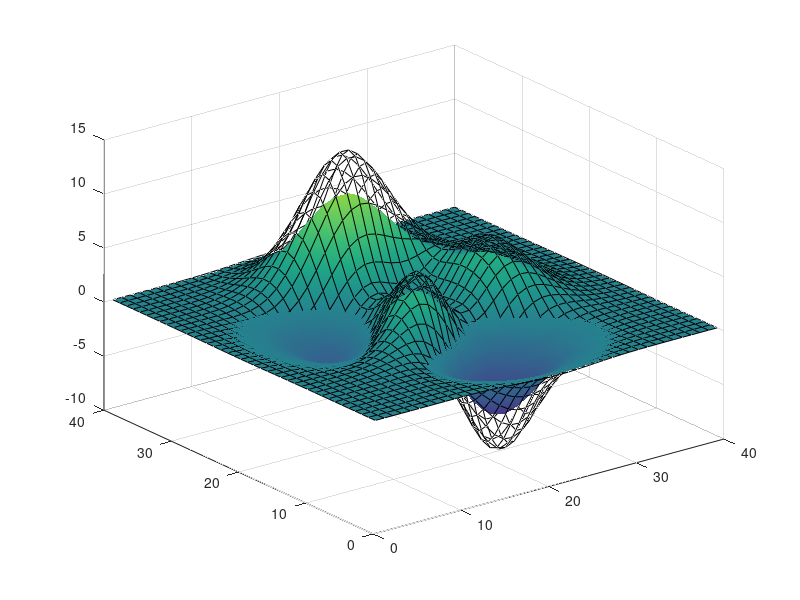

MATLAB code to generate this figure: (Note: this script raises an error after producing the figure.)
%% #Test: Dummy
% This testcase does not test anything. It is solely created to test the functionalities of mtest,
% mtestcase or mtestengine objects. The dummy tests has three testcases:
%
% # A testcase that always returns true.
% # A testcase that always returns false.
% # A testcase that does not produce a testresult variable.
%


%% #Case1 Description (IncludeCode = false & EvaluateCode = true & CaseName = Always true)
% This is just a dummy test. it always returns true and there is no testing involved.
%% #Case1 RunTest
testresult = true;
z = peaks(40);
%% #Case1 TestResults (IncludeCode = true & EvaluateCode = true)
% The result of this test is always positive of course, whereas it does not really test anything. To
% get a nice idea of the possibilities of the possibilities of the mtest object, we now include a
% nice example. 
%
% Let say we tested the peaks function and just want to visually inspect the result.
% During the test we already created the necessary variable z:
%
% $$z = peaks(40);$$
%
% Now we only want to visualize the result:

figure;
hold on
grid on
surf(z);
shading interp
view(3)
%%
% Now we want to compare the results with some data. Maybe the data is as follows:

zdata = z*1.5;
mesh(zdata,'FaceColor','none','EdgeColor','k');
snapnow;
close(gcf);
%% 
% From the above figure we can see that the calculated data (z) does not coincide with zdata.
% Despite the positive result of the test one maybe decide that this is not good enough.


%% #Case2 Description (IncludeCode = true)
% As with the first dummy testcase this testcase also does not perform any test. It just returns
% false.
%% #Case2 RunTest
testresult = false;
%% #Case2 TestResults
% There is no need to further demonstrate the results, because there aren't any...

%% #Case3 Description
% As with the first two dummy testcase this testcase also does not perform any test. It also does 
% not create the testresult variable.
%% #Case3 RunTest
tr = false;
%% #Case3 TestResults
% If the mtestengine works correct the icon for this testcase should be neutral...
